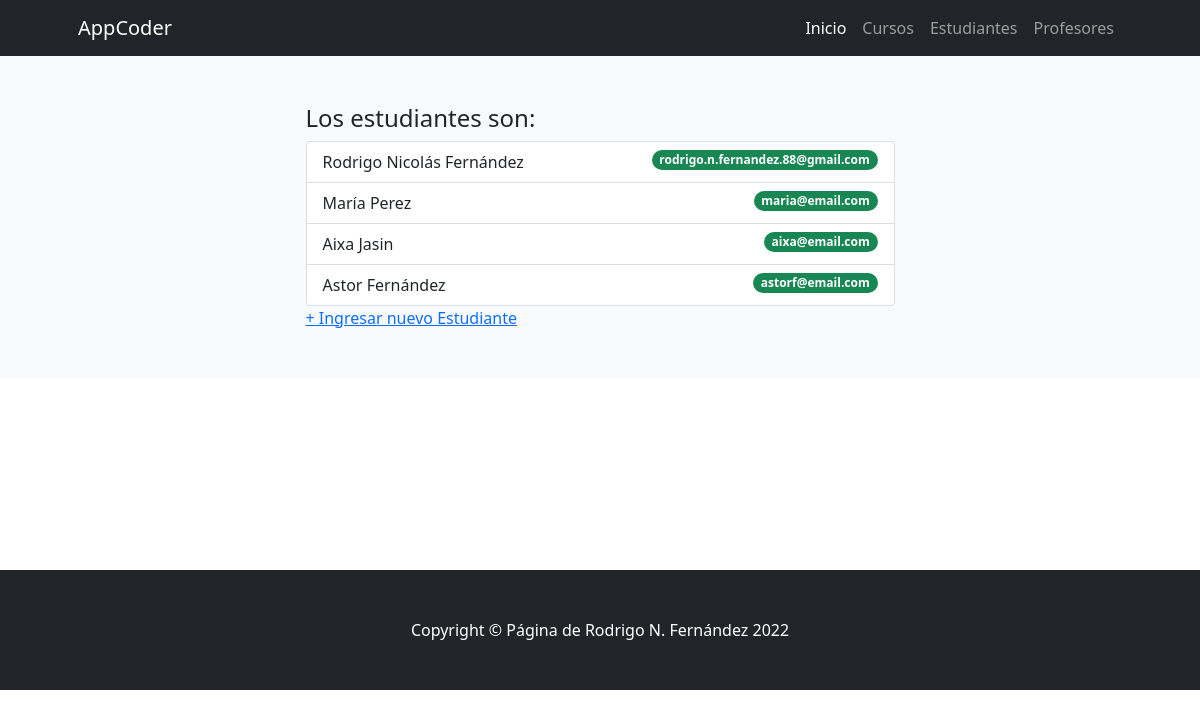
The page /estudiantes/ on the database as committed earlier.
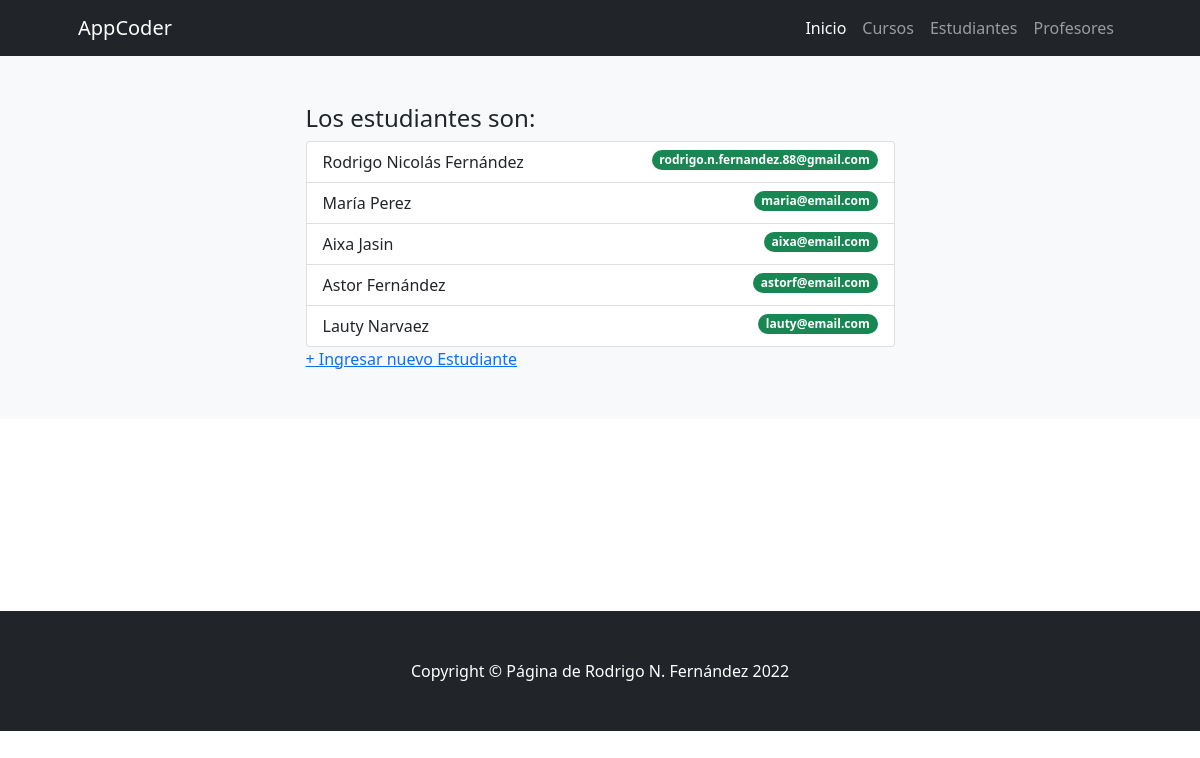
The same page on the database as committed later.
### ProyectoCoderApp/models.py (models this page shows)
class Estudiante(models.Model):
    nombre = models.CharField(max_length=30) # Texto
    apellido = models.CharField(max_length=30) # Texto
    email = models.EmailField(blank=True, null=True) # Email - Opcional

### ProyectoCoderApp/views.py (the view)
# urls.py: path('estudiantes/', estudiantes, name="estudiantes"),
def estudiantes(request):
    estudiantes=Estudiante.objects.all()
    ctx={"estudiantes":estudiantes}
    return render(request,'ProyectoCoderApp/estudiantes.html',ctx)

### ProyectoCoderApp/templates/ProyectoCoderApp/estudiantes.html (shortened to what this page needs)
{% extends 'ProyectoCoderApp/base.html' %}
{% load static %}
{% block contenidoPagina %}
<section class="bg-light py-5">
    <div class="container px-5">
        <div class="row gx-5 justify-content-center">
            <div class="col-lg-7">
                <h4>Los estudiantes son:</h4>
                <ul class="list-group">
                    {% for estudiante in estudiantes %}
                        <li class="list-group-item d-flex justify-content-between align-items-start">
                            {{ estudiante.nombre }}
                            {{ estudiante.apellido }}
                            <span class="badge bg-success rounded-pill">{{ estudiante.email }}</span>
                        </li>
                    {% endfor %}
                </ul>
                <a href="{% url 'crear_estudiante' %}"> + Ingresar nuevo Estudiante </a>
            </div>
        </div>
    </div>
</section>
{% endblock %}

Rows that differ between the two databases and show on the page:
added Estudiante: nombre "Lauty", apellido "Narvaez", email "lauty@email.com"
